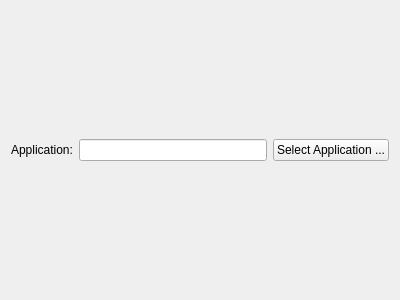
<ui version="4.0" >
 <class>MenuentryActionWidget</class>
 <widget class="QWidget" name="MenuentryActionWidget" >
  <property name="geometry" >
   <rect>
    <x>0</x>
    <y>0</y>
    <width>400</width>
    <height>300</height>
   </rect>
  </property>
  <layout class="QHBoxLayout" name="horizontalLayout" >
   <item>
    <widget class="QLabel" name="applicationLabel" >
     <property name="text" >
      <string>Application:</string>
     </property>
    </widget>
   </item>
   <item>
    <widget class="KLineEdit" name="application" >
     <property name="readOnly" >
      <bool>true</bool>
     </property>
    </widget>
   </item>
   <item>
    <widget class="QPushButton" name="applicationButton" >
     <property name="text" >
      <string>Select Application ...</string>
     </property>
    </widget>
   </item>
  </layout>
 </widget>
 <customwidgets>
  <customwidget>
   <class>KLineEdit</class>
   <extends>QLineEdit</extends>
   <header>klineedit.h</header>
  </customwidget>
 </customwidgets>
 <resources/>
 <connections/>
</ui>
